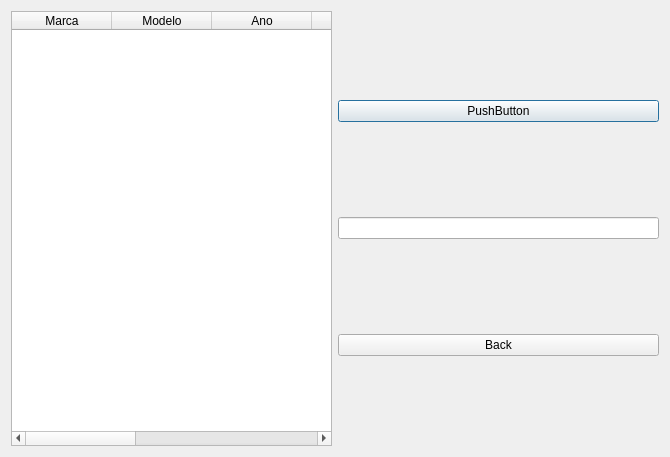
<?xml version="1.0" encoding="UTF-8"?>
<ui version="4.0">
 <class>showCarWindow</class>
 <widget class="QDialog" name="showCarWindow">
  <property name="geometry">
   <rect>
    <x>0</x>
    <y>0</y>
    <width>670</width>
    <height>457</height>
   </rect>
  </property>
  <property name="windowTitle">
   <string>Dialog</string>
  </property>
  <layout class="QHBoxLayout" name="horizontalLayout_2">
   <item>
    <layout class="QHBoxLayout" name="horizontalLayout">
     <item>
      <widget class="QTableWidget" name="tableWidget">
       <column>
        <property name="text">
         <string>Marca</string>
        </property>
       </column>
       <column>
        <property name="text">
         <string>Modelo</string>
        </property>
       </column>
       <column>
        <property name="text">
         <string>Ano</string>
        </property>
       </column>
       <column>
        <property name="text">
         <string>Cilindrada</string>
        </property>
       </column>
       <column>
        <property name="text">
         <string>Potência</string>
        </property>
       </column>
       <column>
        <property name="text">
         <string>Preço</string>
        </property>
       </column>
       <column>
        <property name="text">
         <string>Matricula</string>
        </property>
       </column>
       <column>
        <property name="text">
         <string>Disponibilidade</string>
        </property>
       </column>
      </widget>
     </item>
     <item>
      <layout class="QVBoxLayout" name="verticalLayout">
       <item>
        <widget class="QPushButton" name="pushButton">
         <property name="text">
          <string>PushButton</string>
         </property>
        </widget>
       </item>
       <item>
        <widget class="QLineEdit" name="input_marca"/>
       </item>
       <item>
        <widget class="QPushButton" name="goBack">
         <property name="text">
          <string>Back</string>
         </property>
        </widget>
       </item>
      </layout>
     </item>
    </layout>
   </item>
  </layout>
 </widget>
 <resources/>
 <connections/>
</ui>
